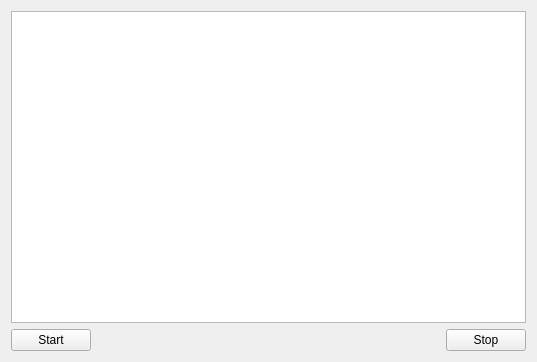
<?xml version="1.0" encoding="UTF-8"?>
<ui version="4.0">
 <class>MainWindow</class>
 <widget class="QMainWindow" name="MainWindow">
  <property name="geometry">
   <rect>
    <x>0</x>
    <y>0</y>
    <width>537</width>
    <height>362</height>
   </rect>
  </property>
  <property name="windowTitle">
   <string>MainWindow</string>
  </property>
  <widget class="QWidget" name="centralWidget">
   <layout class="QVBoxLayout" name="verticalLayout">
    <item>
     <layout class="QHBoxLayout" name="horizontalLayout_2">
      <item>
       <widget class="QTextEdit" name="textLog"/>
      </item>
     </layout>
    </item>
    <item>
     <layout class="QHBoxLayout" name="horizontalLayout">
      <item>
       <widget class="QPushButton" name="pushBtnStart">
        <property name="text">
         <string>Start</string>
        </property>
       </widget>
      </item>
      <item>
       <spacer name="horizontalSpacer">
        <property name="orientation">
         <enum>Qt::Horizontal</enum>
        </property>
        <property name="sizeHint" stdset="0">
         <size>
          <width>368</width>
          <height>20</height>
         </size>
        </property>
       </spacer>
      </item>
      <item>
       <widget class="QPushButton" name="pushBtnStop">
        <property name="text">
         <string>Stop</string>
        </property>
       </widget>
      </item>
     </layout>
    </item>
   </layout>
  </widget>
 </widget>
 <layoutdefault spacing="6" margin="11"/>
 <resources/>
 <connections/>
</ui>
